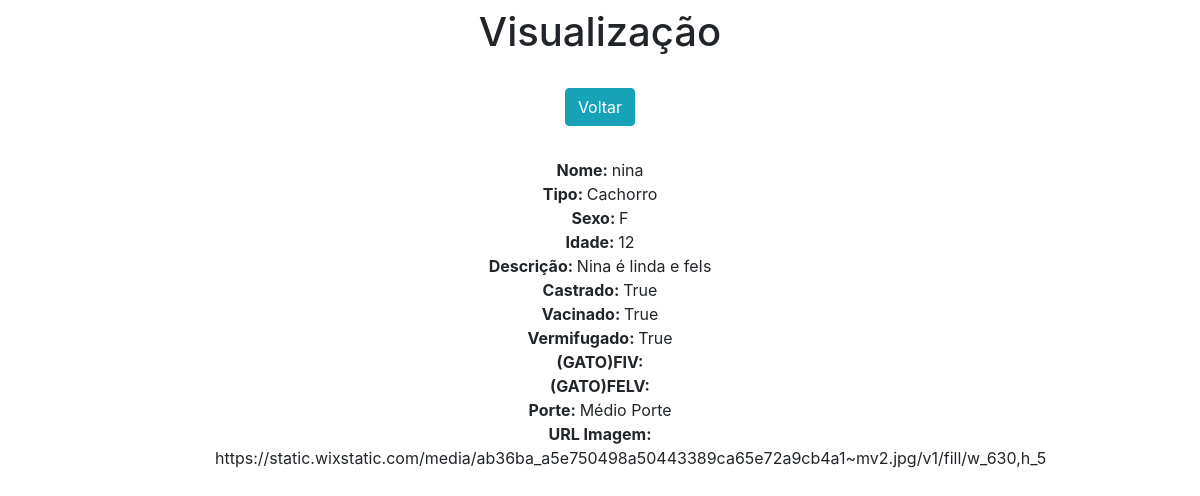
Screenshot of /admin-accg/animal/1/ with the database file from the repository.
### app/models.py (models this page shows)
class Animais(models.Model):
    sexo = {
        "F": "Fêmea",
        "M": "Macho",
    }
    tipo = {
        "Gato": "Gato",
        "Cachorro": "Cachorro",
    }
    porte = {
        "Pequeno Porte": "Pequeno Porte",
        "Médio Porte": "Médio Porte",
        "Grande Porte": "Grande Porte",
    }
    nome = models.CharField(max_length=30)
    idade = models.IntegerField()
    descricao = models.TextField()
    castrado = models.BooleanField()
    vacinado = models.BooleanField()
    vermifugado = models.BooleanField()
    sexo = models.CharField(max_length=1, choices=sexo)
    tipo = models.CharField(max_length=10, choices=tipo)
    porte = models.CharField(max_length=20, choices=porte, default=porte["Médio Porte"])
    url_imagem = models.CharField(max_length=100, default="https://static.wixstatic.com/media/f94f12_6af5c43bf13048b9b0d22534c7ed9cd7~mv2.png")

### app/views.py (the view)
# urls.py: path('admin-accg/animal/<int:pk>/', animal, name='animal'),
def animal(request, pk):
    data = {}
    data['db'] = Animais.objects.get(pk=pk)
    return render(request, 'animal.html', data)

### app/templates/animal.html (shortened to what this page needs)
<!DOCTYPE html>
<html lang="pt-br">
<head>
    <link rel="stylesheet" href="https://stackpath.bootstrapcdn.com/bootstrap/4.4.1/css/bootstrap.min.css">
</head>
<body>
    <div class="col-8 m-auto pt-2 pb-2 text-center">
    <h1>Visualização</h1>
</div>
<div class="col-8 m-auto pt-3 pb-2 text-center">
    <a href="/admin-accg/" class="btn btn-info">Voltar</a>
</div>
<div class="col-8 m-auto pt-4 pb-2 text-center">
    <strong>Nome: </strong>{{db.nome}}<br>
    <strong>Tipo: </strong>{{db.tipo}}<br>
    <strong>Sexo: </strong>{{db.sexo}}<br>
    <strong>Idade: </strong>{{db.idade}}<br>
    <strong>Descrição: </strong>{{db.descricao}}<br>
    <strong>Castrado: </strong>{{db.castrado}}<br>
    <strong>Vacinado: </strong>{{db.vacinado}}<br>
    <strong>Vermifugado: </strong>{{db.vermifugado}}<br>
    <strong>(GATO)FIV: </strong>{{db.fiv}}<br>
    <strong>(GATO)FELV: </strong>{{db.felv}}<br>
    <strong>Porte: </strong>{{db.porte}}<br>
    <strong>URL Imagem: </strong>{{db.url_imagem}}<br>
</div>
</body>
</html>

### rows the page displays
Animais: nome "nina", tipo "Cachorro", sexo "F", idade "12", descricao "Nina é linda e feIs", castrado "True", vacinado "True", vermifugado "True", porte "Médio Porte", url_imagem "https://static.wixstatic.com/media/ab36ba_a5e750498a50443389ca65e72a9cb4a1~mv2.jpg/v1/fill/w_630,h_5"
